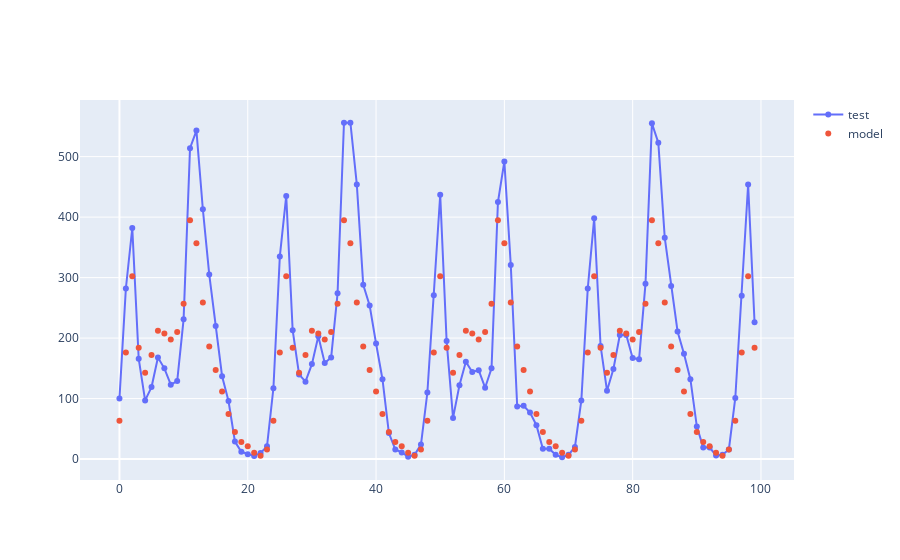

Notebook source saved alongside this figure:
### Markdown cell above
## b) hr

### Code cell
df_hr = tabla[['hr']].copy()
X_hr = np.array(df_hr.values)
x_tr, x_te, y_tr, y_te = train_test_split(X_hr, Y, test_size=0.3)
tree_hr = DecisionTreeRegressor(criterion='squared_error', max_depth = 10)
tree_hr.fit(x_tr, y_tr)
y_hr = tree_hr.predict(X_hr)
print('RMSE:', mean_squared_error(Y, y_hr, squared=False))
y_hr_te = tree_hr.predict(x_te)
print('RMSE:', mean_squared_error(y_te, y_hr_te, squared=False))
fig = go.Figure()
fig.add_trace(go.Scatter(y= Y.reshape(-1)[5000:5100], mode='lines+markers', name='test'))
fig.add_trace(go.Scatter(y= y_hr[5000:5100], mode='markers', name='model'))
fig.show()

### Figure 1 — Plotly figure (JSON) as saved in the notebook; plotly's stock layout.template omitted (floating-point values rounded to 4 significant figures)
{"data": [{"mode": "lines+markers", "name": "test", "type": "scatter", "y": [100, 282, 382, 166, 97, 119, 168, 150, 123, 129, 231, 514, 543, 413, 305, 220, 137, 96, 29, 12, 8, 5, 10, 21, 117, 335, 435, 213, 140, 128, 157, 203, 159, 168, 274, 556, 556, 454, 288, 254, 191, 132, 43, 16, 11, 4, 7, 24, 110, 271, 437, 195, 68, 122, 161, 144, 147, 118, 150, 425, 492, 321, 87, 88, 77, 56, 17, 17, 7, 3, 7, 20, 97, 282, 398, 187, 113, 149, 205, 205, 167, 165, 290, 555, 523, 366, 286, 211, 174, 132, 54, 19, 19, 6, 7, 16, 101, 270, 454, 226]}, {"mode": "markers", "name": "model", "type": "scatter", "y": [63.28, 176.2, 302.1, 184.2, 142.8, 172.1, 212.2, 207.6, 197.9, 210.1, 256.6, 395.0, 356.6, 258.7, 186.2, 147.3, 111.6, 74.45, 44.82, 28.38, 21.01, 10.55, 5.288, 15.84, 63.28, 176.2, 302.1, 184.2, 142.8, 172.1, 212.2, 207.6, 197.9, 210.1, 256.6, 395.0, 356.6, 258.7, 186.2, 147.3, 111.6, 74.45, 44.82, 28.38, 21.01, 10.55, 5.288, 15.84, 63.28, 176.2, 302.1, 184.2, 142.8, 172.1, 212.2, 207.6, 197.9, 210.1, 256.6, 395.0, 356.6, 258.7, 186.2, 147.3, 111.6, 74.45, 44.82, 28.38, 21.01, 10.55, 5.288, 15.84, 63.28, 176.2, 302.1, 184.2, 142.8, 172.1, 212.2, 207.6, 197.9, 210.1, 256.6, 395.0, 356.6, 258.7, 186.2, 147.3, 111.6, 74.45, 44.82, 28.38, 21.01, 10.55, 5.288, 15.84, 63.28, 176.2, 302.1, 184.2]}], "layout": {}}
